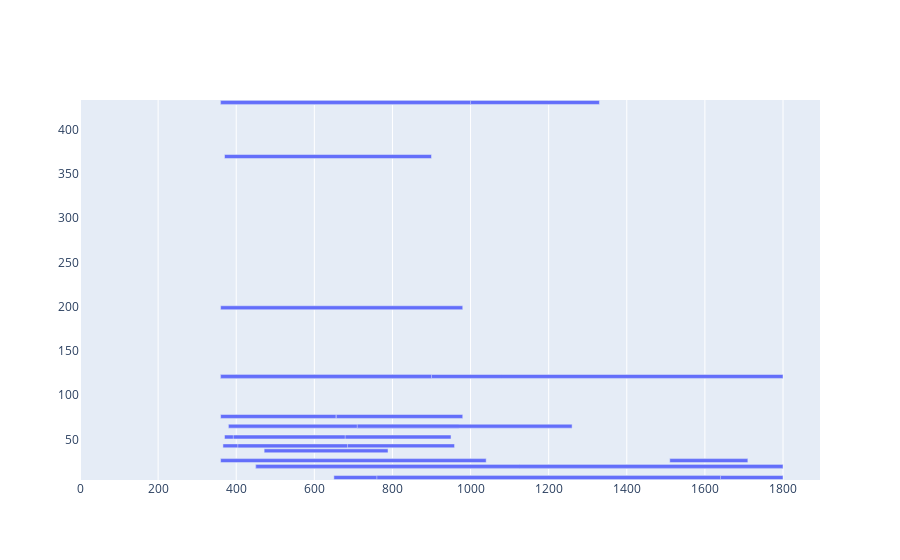

Notebook source saved alongside this figure:
### Code cell
combined_table['height'] = combined_table['WL_MAX_nm'] - combined_table['WL_MIN_nm']
#fig = go.Figure(go.Bar(
#            y=combined_table['Etendue'],
#            x=combined_table['WL_MIN_nm'],
#            orientation='h'))
#fig.show()

fig = go.Figure(go.Bar(
            x=combined_table['height'],
            y=combined_table['Etendue'],
            base = combined_table['WL_MIN_nm'],
            orientation='h'))
#fig = go.Figure()
#fig.add_trace(go.Bar(x=combined_table['WL_MIN_nm'], y=combined_table['Etendue'],
#                base=combined_table['height'], orientation='h'))
fig.show()

### Figure 1 — Plotly figure (JSON) as saved in the notebook; plotly's stock layout.template omitted (floating-point values rounded to 4 significant figures)
{"data": [{"base": [370, 471.5, 360, 1510, 360, 1510, 360, 656, 366, 404, 650, 760, 380, 710, 370, 392.6, 360, 360, 360, 360, 360, null, 450, 450], "orientation": "h", "type": "bar", "x": [530, 317.2, 680, 200, 680, 190, 296, 324, 593, 281, 1150, 880, 590, 550, 580, 286.4, 620, 1440, 540, 970, 640, null, 1350, 1350], "y": [369.7, 37.2, 26.13, 26.13, null, null, 76, 76, 42.78, 42.78, 7, 7, 65, 65, 52.8, 52.8, 198.8, 121.2, 121.2, 430.7, 430.7, 338.9, 19.56, 19.56]}], "layout": {}}
